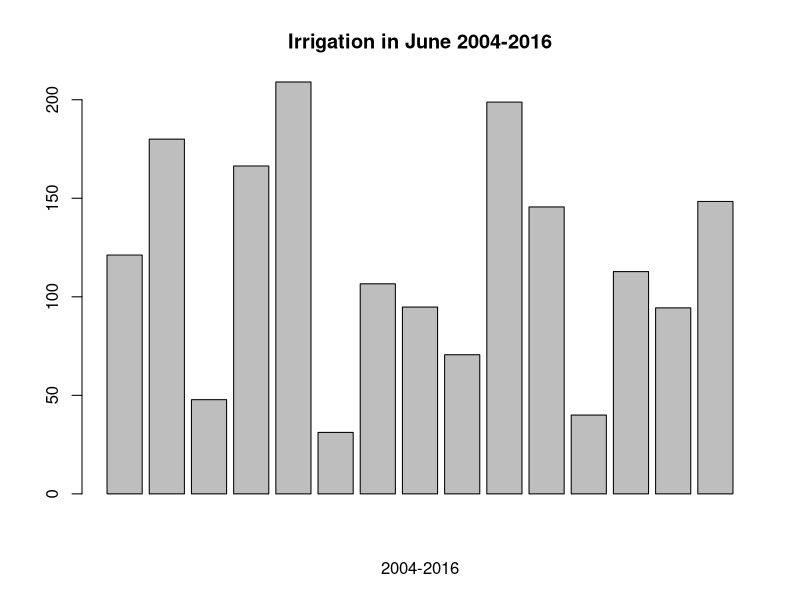
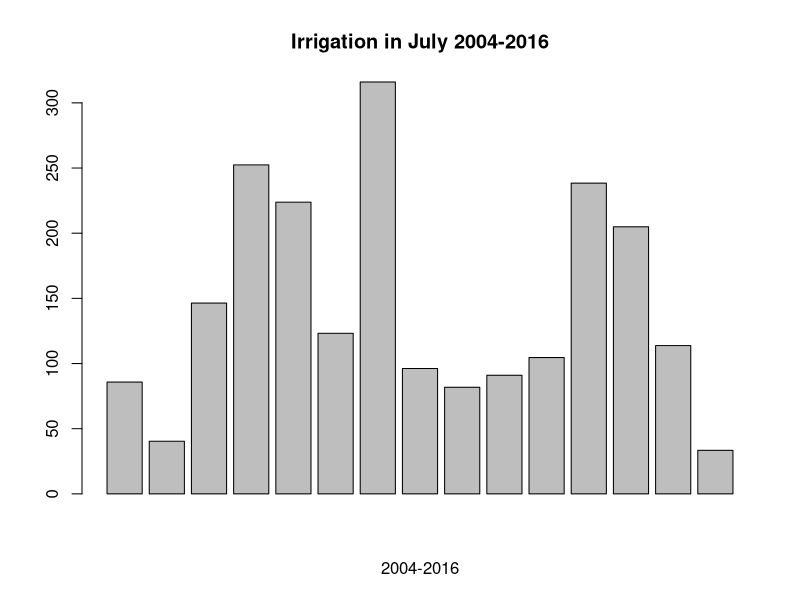
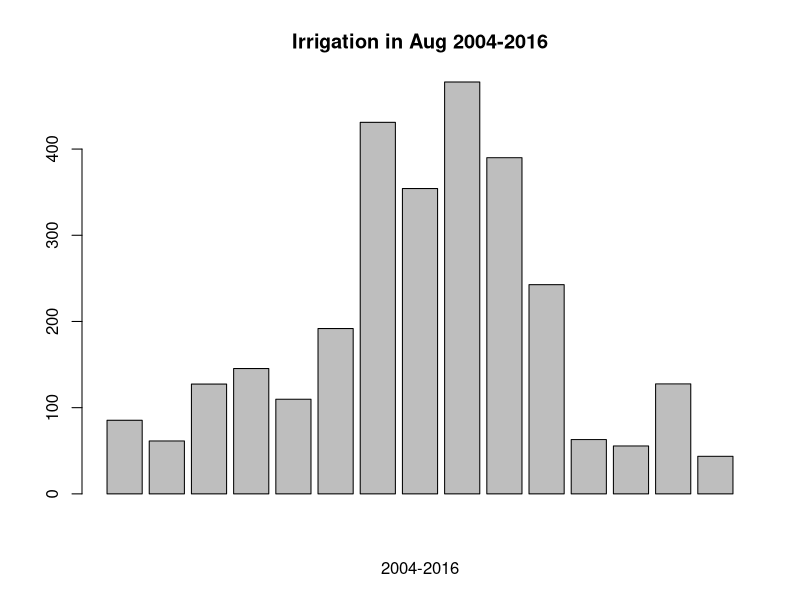
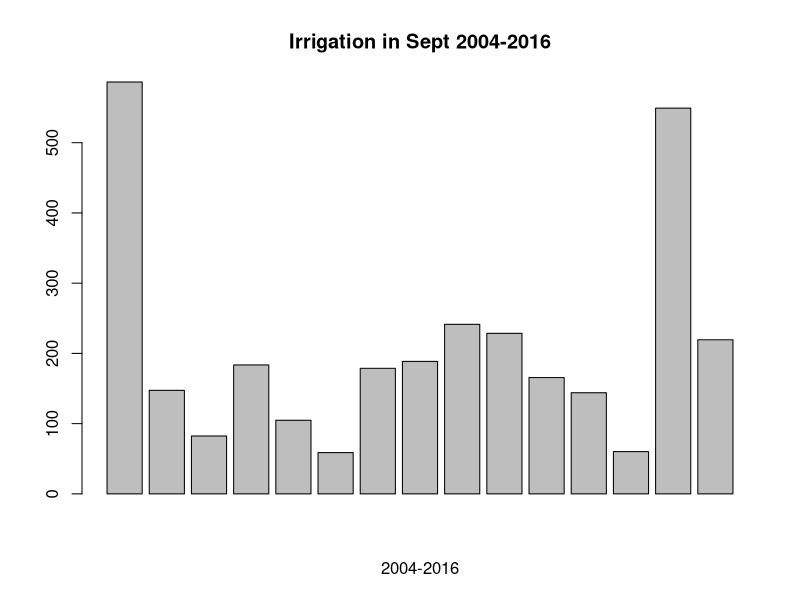
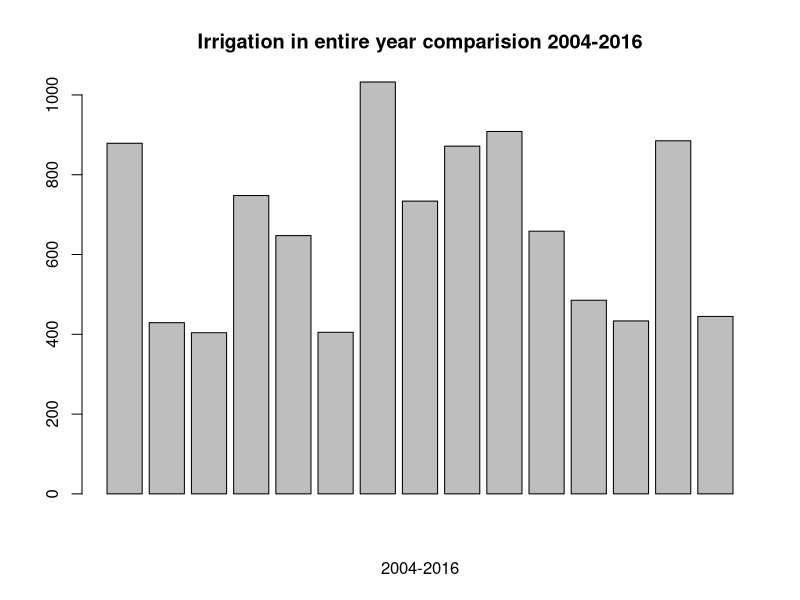

Recreate these plots in R, in order.
## ---- chunk 1
irrigation_data <- read.csv("Irrigation.csv")
View(irrigation_data)
## ---- chunk 2
year_cols = 2016-2004
i_data = data.frame(irrigation_data)
## ---- chunk 3
June <- list()
July <- list()
Aug <- list()
Sept <- list()
Total <- list()

for(i in seq(1, floor(length(i_data$Year))-2, year_cols)){
  June = c(June,sum(i_data$June[i:i+year_cols]))
}
for(i in seq(1, floor(length(i_data$Year))-2, year_cols)){
  July = c(July,sum(i_data$July[i:i+year_cols]))
}
for(i in seq(1, floor(length(i_data$Year))-2, year_cols)){
  Aug = c(Aug,sum(i_data$Aug[i:i+year_cols]))
}
for(i in seq(1, floor(length(i_data$Year))-2, year_cols)){
  Sept = c(Sept,sum(i_data$Sept[i:i+year_cols]))
}
for(i in seq(1, floor(length(i_data$Year))-2, year_cols)){
  Total = c(Total,sum(i_data$Total[i:i+year_cols]))
}
## ---- chunk 4
barplot(unlist(June),xlab="2004-2016",main="Irrigation in June 2004-2016")
## ---- chunk 5
barplot(unlist(July),xlab="2004-2016",main="Irrigation in July 2004-2016")
## ---- chunk 6
barplot(unlist(Aug),xlab="2004-2016",main="Irrigation in Aug 2004-2016")
## ---- chunk 7
barplot(unlist(Sept),xlab="2004-2016",main="Irrigation in Sept 2004-2016")
## ---- chunk 8
barplot(unlist(Total),xlab="2004-2016",main="Irrigation in entire year comparision 2004-2016")
